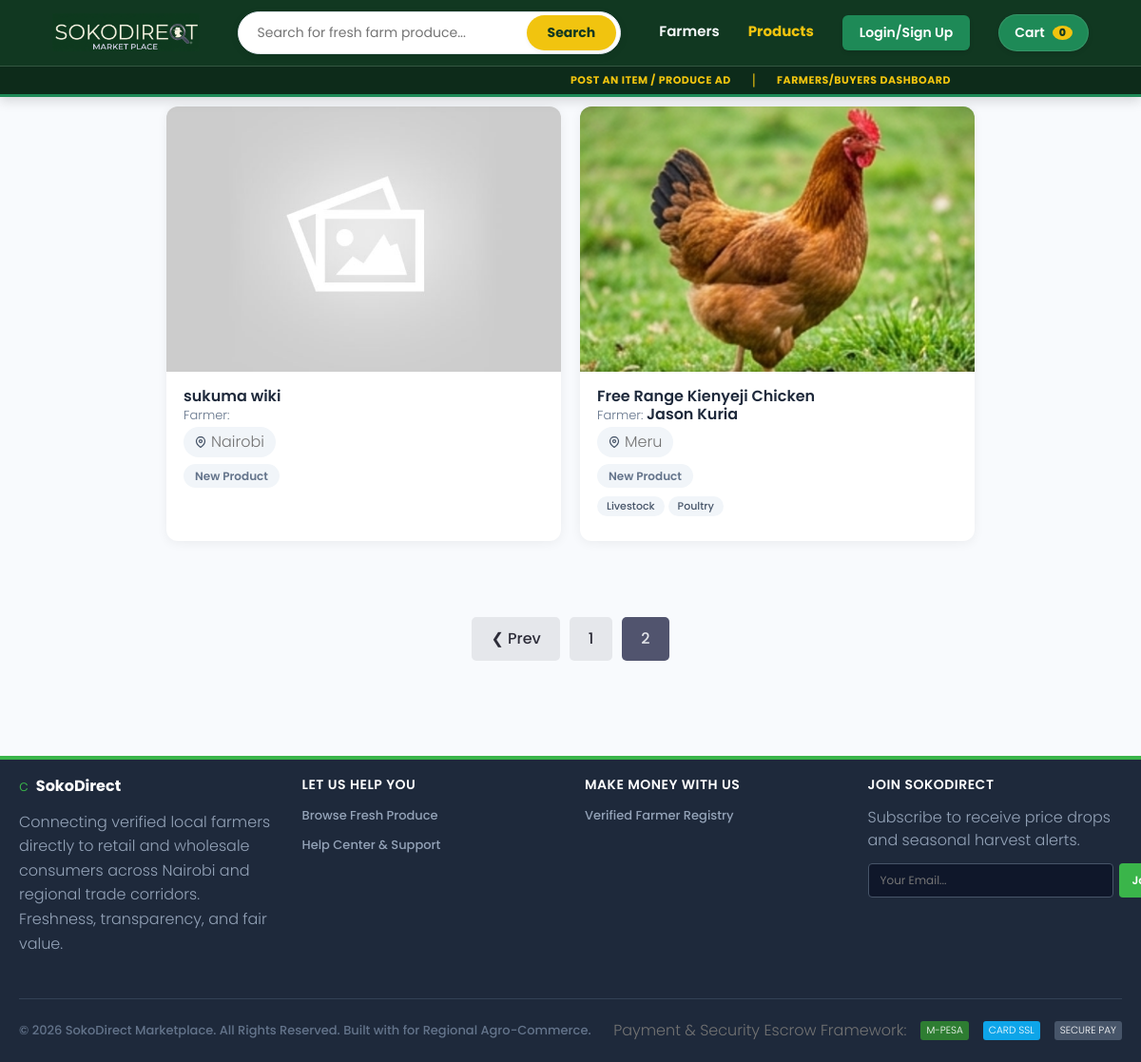
/products/?page=2, run on the app's committed database.
### products/models.py (models this page shows, shortened)
class Product(models.Model):
    owner = models.ForeignKey(
        'users.Profile',  # ✅ String reference
        on_delete=models.CASCADE,
        null=True, blank=True
    )
    county = models.ForeignKey(
        County,  # ✅ Can use direct import because it's in same file
        on_delete=models.SET_NULL,
        null=True, blank=True
    )
    title = models.CharField(max_length=200)
    description = models.TextField(null=True, blank=True)
    price = models.CharField(max_length=200, null=True, blank=True)
    quantity_available = models.CharField(max_length=200, null=True, blank=True)
    unit = models.CharField(max_length=50, null=True, blank=True)
    featured_image = models.ImageField(
        null=True, blank=True,
        default='default.jpg',
        upload_to='products/'
    )
    contact_link = models.CharField(max_length=2000, null=True, blank=True)
    farm_link = models.CharField(max_length=2000, null=True, blank=True)
    categories = models.ManyToManyField(Category, blank=True)
    vote_total = models.IntegerField(default=0, null=True, blank=True)
    vote_ratio = models.IntegerField(default=0, null=True, blank=True)
    created = models.DateTimeField(auto_now_add=True)
    id = models.UUIDField(default=uuid.uuid4, unique=True, primary_key=True, editable=False)
    @property
    def imageURL(self):
        try:
            url = self.featured_image.url
        except:
            url = ''
        return url

class County(models.Model):
    name = models.CharField(max_length=200)
    id = models.UUIDField(default=uuid.uuid4, unique=True, primary_key=True, editable=False)
    created = models.DateTimeField(auto_now_add=True)
    class Meta:
        verbose_name_plural = 'Counties'
    def __str__(self):
        return self.name

class Category(models.Model):
    name = models.CharField(max_length=200)
    parent = models.ForeignKey('self', on_delete=models.CASCADE, null=True, blank=True, related_name='children')
    created = models.DateTimeField(auto_now_add=True)
    id = models.UUIDField(default=uuid.uuid4, unique=True, primary_key=True, editable=False)
    class Meta:
        verbose_name_plural = 'Categories'

### users/models.py (models this page shows, shortened)
class Profile(models.Model):
    user = models.OneToOneField(
        User,
        on_delete=models.CASCADE,
        null=True, blank=True
    )
    name = models.CharField(
        max_length=200,
        null=True, blank=True
    )
    username = models.CharField(
        max_length=200,
        null=True, blank=True
    )
    id = models.UUIDField(
        default=uuid.uuid4,
        unique=True,
        primary_key=True,
        editable=False
    )
    created = models.DateTimeField(
        auto_now_add=True
    )

### products/views.py (the view)
# urls.py: path('products/', include('products.urls')),
def products(request):
    products, search_query = searchProducts(request)
    products, custom_range = paginateProducts(request, products, 3)
    context = {
        'products': products,
        'search_query': search_query,
        'custom_range': custom_range,
    }
    return render(request, 'products/products.html', context)

### products/utils.py (called while the page is built)
def paginateProducts(request, products, results):
    page = request.GET.get('page', 1)
    results = 6
    paginator = Paginator(products, results)
    try:
        products = paginator.page(page)
    except PageNotAnInteger:
        page = 1
        products = paginator.page(page)
    except EmptyPage:
        page = paginator.num_pages
        products = paginator.page(page)
    leftIndex = int(page) - 4
    if leftIndex < 1:
        leftIndex = 1  # Ensure the left index does not go below 1
    rightIndex = int(page) + 5
    if rightIndex > paginator.num_pages:
        rightIndex = paginator.num_pages + 1  # Ensure the right index does not go beyond the total number of pages
    custom_range = range(leftIndex, rightIndex)
    return products, custom_range

def searchProducts(request):
    search_query = ''
    if request.GET.get('search_query'):
        search_query = request.GET.get('search_query')
    category = Category.objects.filter(name__icontains=search_query)
    products = Product.objects.distinct().filter(
        Q(title__icontains=search_query) |
        Q(description__icontains=search_query) |
        Q(owner__name__icontains=search_query) |
        Q(categories__in=category)
    )
    return products, search_query

### products/templates/products/products.html (shortened to what this page needs)
{% extends 'main.html' %}
{% block content %}
{% load static %}
<link rel="stylesheet" href="{% static 'styles/products.css' %}" />
<main class="projects">
    <section class="projectsList" style="margin-top: 1rem;">
        <div class="content-box">
            <div class="marketplace-grid">
                {% for product in products %}
                <div class="product-retail-card">
                    <a href="{% url 'single-product' product.id %}" class="product-img-link">
                        <img class="product-img-render" src="{{ product.imageURL }}" alt="{{ product.title }} thumbnail" />
                    </a>
                    <div class="product-details-box">
                        <a href="{% url 'single-product' product.id %}" style="text-decoration: none; color: inherit; display: block; margin: 0 !important; padding: 0 !important;">
                            <h3 class="retail-title" title="{{ product.title }}" style="margin: 0 !important; line-height: 1.2 !important; height: auto !important; max-height: 3.6rem; overflow: hidden;">
                                {{ product.title }}
                            </h3>
                        </a>
                        <p class="retail-farmer" style="margin: 0 !important; padding: 0 !important; line-height: 1.2 !important;">
                            Farmer: <strong>{{ product.owner.name }}</strong>
                        </p>
                        <div class="retail-location-badge">
                            <svg xmlns="http://www.w3.org/2000/svg" width="12" height="12" viewBox="0 0 24 24" fill="none" stroke="currentColor" stroke-width="2.5" stroke-linecap="round" stroke-linejoin="round">
                                <path d="M21 10c0 7-9 13-9 13s-9-6-9-13a9 9 0 0 1 18 0z"></path>
                                <circle cx="12" cy="10" r="3"></circle>
                            </svg>
                            <span>{{ product.county|default:"Nairobi" }}</span>
                        </div>
                        {% if product.vote_ratio %}
                        <div class="trust-rating-badge">
                            👍 {{ product.vote_ratio }}% Positive
                        </div>
                        {% else %}
                        <div class="trust-rating-badge" style="background-color: #f1f5f9; color: #64748b;">
                            New Product
                        </div>
                        {% endif %}
                        <div class="retail-tag-strip">
                            {% for category in product.categories.all %}
                            <span class="retail-mini-pill">{{ category.name }}</span>
                            {% endfor %}
                        </div>
                    </div>
                </div>
                {% endfor %}
            </div>
        </div>
    </section>
    {% include 'pagination.html' with queryset=products custom_range=custom_range %}
</main>
{% endblock content %}

### static/styles/app.css (style rules this page uses)
:root { --color-sub: #2d2d39; }
img { width: 100%; }
.content-box { width: 95%; max-width: 85rem; margin: 0 auto; }
.projectsList { margin-top: 8rem; }

### static/styles/products.css (style rules this page uses)
.marketplace-grid { display: grid; grid-template-columns: repeat(auto-fill, minmax(280px, 1fr)); gap: 2rem; }
.product-retail-card { background: #ffffff; border-radius: 12px; overflow: hidden; box-shadow: 0 2px 12px rgba(0, 0, 0, 0.06); transition: all 0.35s cubic-bezier(0.25, 0.46, 0.45, 0.94); display: flex; flex-direction: column; height: 100%; position: relative; }
.product-img-link { display: block; overflow: hidden; background: #f1f5f9; position: relative; padding-top: 66.67%; }
.product-img-render { position: absolute; top: 0; left: 0; width: 100%; height: 100%; object-fit: cover; transition: transform 0.5s cubic-bezier(0.25, 0.46, 0.45, 0.94); }
.product-details-box { padding: 1.6rem 1.8rem 1.8rem; flex: 1; display: flex; flex-direction: column; }
.retail-title { font-size: 1.6rem; font-weight: 600; color: #1e293b; margin: 0 0 0.4rem 0; line-height: 1.3; max-height: 4.2rem; overflow: hidden; display: -webkit-box; -webkit-line-clamp: 2; line-clamp: 2; -webkit-box-orient: vertical; transition: color 0.2s; }
.retail-farmer { font-size: 1.3rem; color: #64748b; margin: 0 0 0.6rem 0; }
.retail-farmer strong { color: #1e293b; font-weight: 600; }
.retail-location-badge { display: inline-flex; align-items: center; gap: 5px; font-size: 1.2rem; color: #475569; background: #f1f5f9; padding: 3px 12px; border-radius: 50px; margin: 0.4rem 0; width: fit-content; }
.retail-location-badge svg { flex-shrink: 0; }
.trust-rating-badge { display: inline-block; background: #e8f8f0; color: #2e7d32; padding: 3px 12px; border-radius: 50px; font-size: 1.2rem; font-weight: 600; margin: 0.3rem 0; width: fit-content; }
.retail-tag-strip { display: flex; flex-wrap: wrap; gap: 4px; margin: 0.6rem 0 0.8rem; }
.retail-mini-pill { background: #f1f5f9; color: #475569; padding: 2px 10px; border-radius: 50px; font-size: 1.1rem; font-weight: 500; transition: all 0.2s; }

### static/uikit/styles/modules/_variables.css (style rules this page uses)
:root { --color-main: #5aa5b9; --color-main-light: #e6faff; --color-sub: #3f4156; --color-sub-light: #51546e; --color-sub-lighter: #ededfd; --color-text: #737373; --color-gray: #8b8b8b; --color-light: #e5e7eb; --color-light-gray: #767676; --color-bg: #f8fafd; --color-white: #fffefd; --color-white-light: #f3f3f3; --color-success: #359e64; --color-success-bg: #def8e8; --color-error: #fc4b0b; --color-error-bg: #fff2ee; --font-base: 'Poppins', arial, helvetica, 'Segoe UI', roboto, ubuntu, sans-serif; --font-monospace: 'Fira Code', 'Courier New', courier, monospace; --font-regular: 300; --font-medium: 500; --font-bold: 700; --generic-shadow: 1px 1px 5px #00000010; --generic-transition: all 0.3s ease-in-out; }

### static/uikit/styles/modules/_base.css (style rules this page uses)
* { margin: 0; padding: 0; box-sizing: border-box; text-rendering: optimizeLegibility; color: inherit; font-size: inherit; }
html { font-size: 50%; }
@media only screen and (min-width: 480px) { html { font-size: 56.25%; } }
@media only screen and (min-width: 1200px) { html { font-size: 62.5%; } }
body { line-height: 1.6; font-weight: 400; font-size: 1.5rem; color: var(--color-text); background-color: var(--color-bg); min-height: 100vh; }

### static/uikit/styles/modules/_typography.css (style rules this page uses)
* { font-family: var(--font-base); }
h3 { font-size: 3.2rem; font-weight: var(--font-medium); }
p, span, strong { font-size: 1.6rem; color: var(--color-text); font-weight: var(--font-regular); }
strong { font-weight: var(--font-medium); }
a { padding-bottom: 2px; text-decoration: none; display: inline-block; color: var(--color-main); font-weight: var(--font-medium); }

### data on the page
Product: imageURL (placeholder picture), title "sukuma wiki", county "Nairobi", vote_ratio "New Product"
Product: imageURL (picture), title "Free Range Kienyeji Chicken", owner.name "Jason Kuria", county "Meru", vote_ratio "New Product"
Category: name "Livestock"
Category: name "Poultry"

### other printed values
{{ cartItems|default:"0" }} "0"
{{ page }} "1"
{{ page }} "2"
